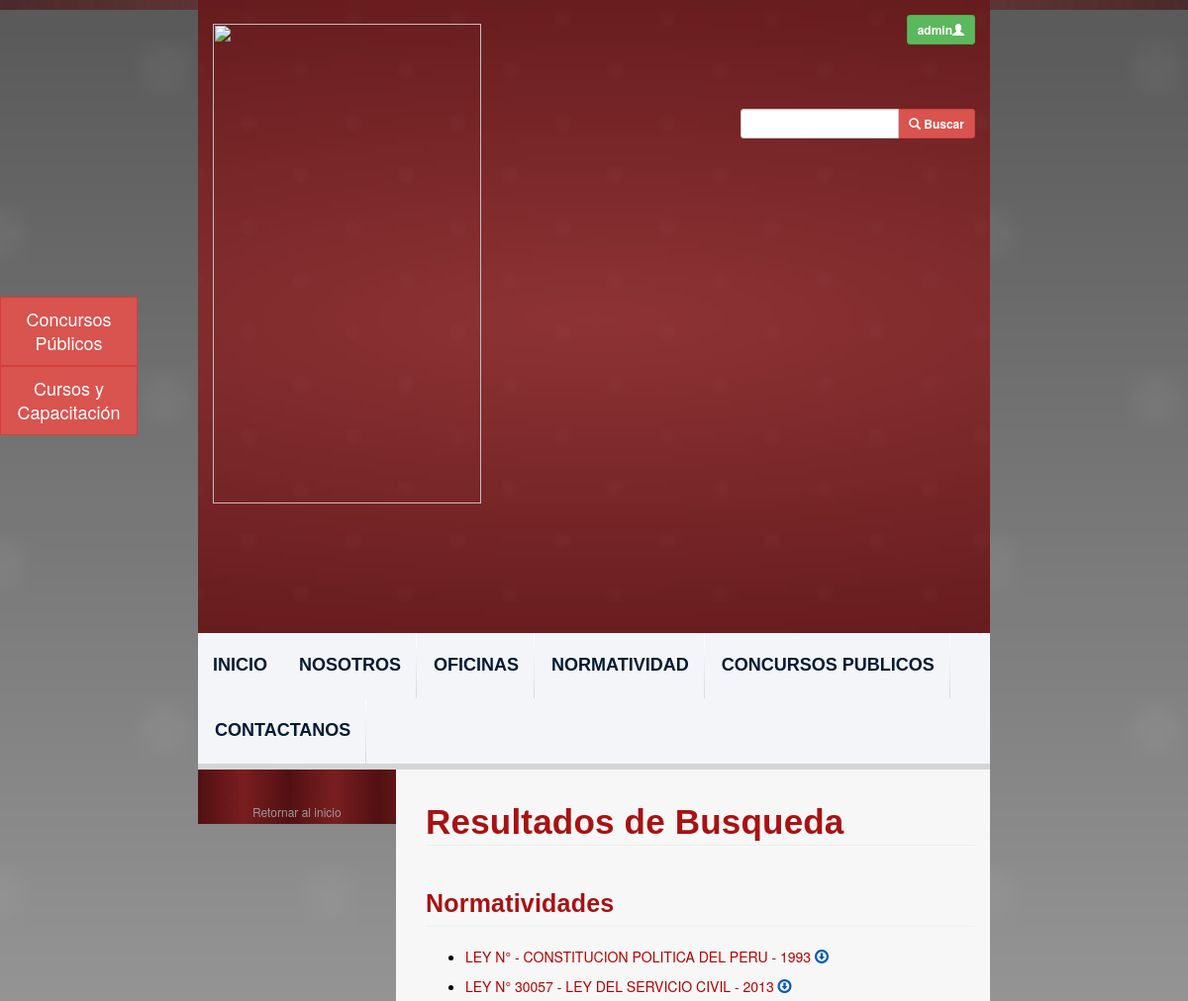
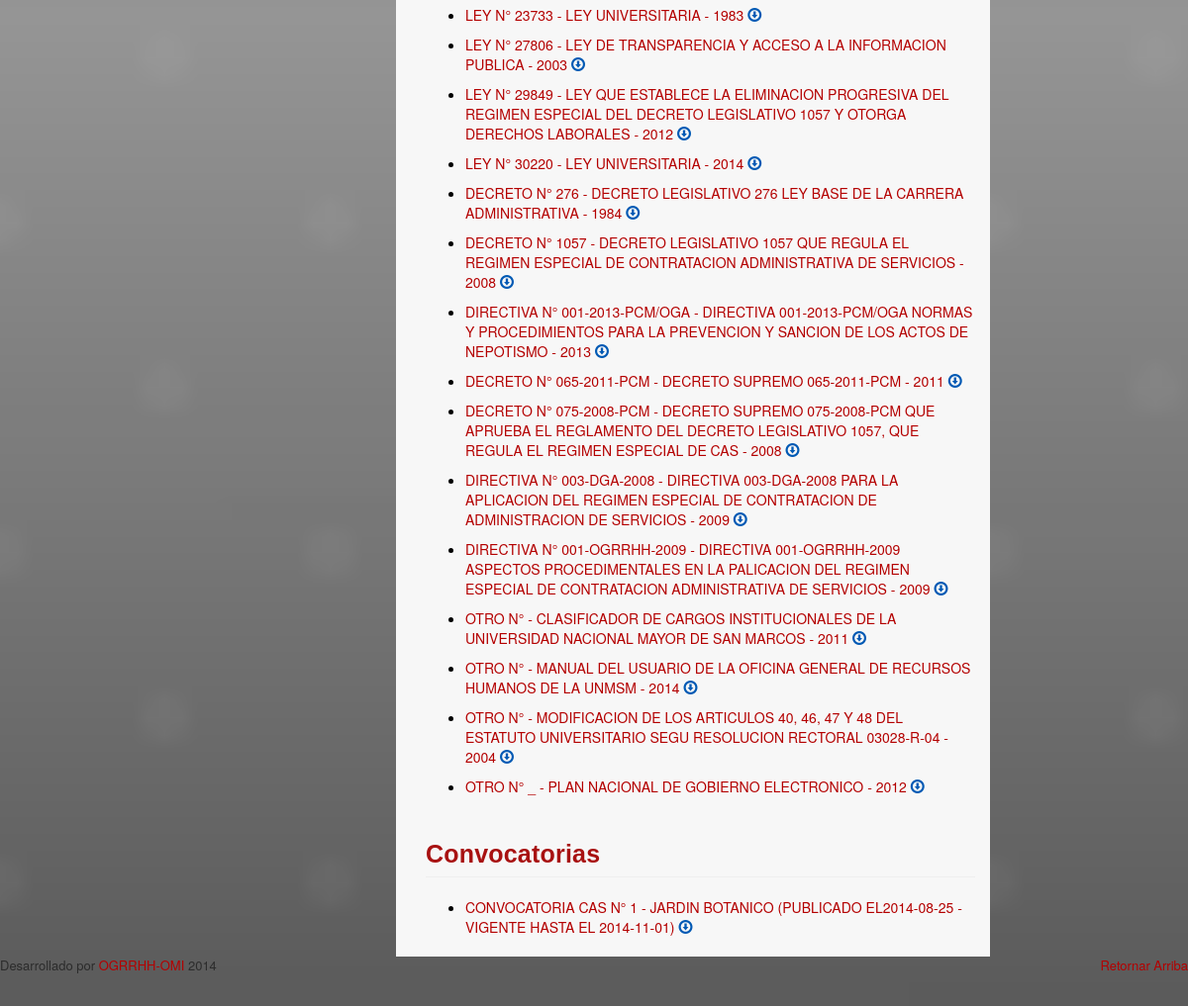
Page /search-results.php (signed in) on the committed database (2 pictures, top to bottom).
### tables this page shows
CREATE TABLE `legislations` (
  `id` int(11) NOT NULL AUTO_INCREMENT,
  `name` varchar(500) NOT NULL,
  `number` varchar(45) NOT NULL,
  `description` varchar(500) DEFAULT NULL,
  `publication_date` date NOT NULL,
  `file_path` varchar(500) NOT NULL,
  `user_id` int(11) NOT NULL,
  `legislation_type_id` int(11) NOT NULL,
  `office_id` int(11) NOT NULL,
  `update_date` date NOT NULL,
  PRIMARY KEY (`id`)
);

CREATE TABLE `legislation_types` (
  `id` int(11) NOT NULL AUTO_INCREMENT,
  `name` varchar(100) NOT NULL,
  PRIMARY KEY (`id`)
);

CREATE TABLE `convocatories` (
  `id` int(11) NOT NULL AUTO_INCREMENT,
  `convocatory_type_id` int(11) NOT NULL,
  `dependency_id` int(11) NOT NULL,
  `number` int(11) NOT NULL,
  `title` varchar(500) NOT NULL,
  `life_date` date NOT NULL,
  `file_path` varchar(500) NOT NULL,
  `user_id` int(11) NOT NULL,
  `office_id` int(11) NOT NULL,
  `update_date` date NOT NULL,
  PRIMARY KEY (`id`)
);

CREATE TABLE `convocatory_types` (
  `id` int(11) NOT NULL AUTO_INCREMENT,
  `name` varchar(300) NOT NULL,
  PRIMARY KEY (`id`)
);

### php_files/ConnectionManager.php (called while the page is built, shortened)
<?php
class ConnectionManager{
	public $hostName = "localhost";
	public $userName = "root";
	public $password = "root";
	public $database = "ogrrhhwebsitedb";
	public $connection;
	public function createConnection(){
		$this->connection =  mysql_connect ( $this->hostName, $this->userName, $this->password );
	}
	public function selectDatabase(){
		return mysql_select_db ($this->database, $this->connection );
	}
	public function doQuery($query){
		$result = mysql_query ( $query, $this->connection );
		return $result;
	}
	public function closeConnection(){
		return mysql_close ($this->connection);
	}
}
?>

### php_files/LegislationDAO.php (called while the page is built, shortened)
<?php
include 'ConnectionManager.php';
class LegislationDAO {
	public function selectByName($searchString) {
		$query = 	"SELECT l.*, lt.name as legislation_type_name, YEAR(l.publication_date) AS publication_year FROM legislations l
					INNER JOIN legislation_types lt on l.legislation_type_id = lt.id
					WHERE l.name like '%" . $searchString . "%'
					OR lt.name like  '%" . $searchString . "%';";
		$connectionManager = new ConnectionManager ();
		$result = $connectionManager->doQuery ( $query );
		return $result;
	}
	public function selectByNameConvocatory($searchString) {
		$query = 	"SELECT c.*, ct.name AS convocatory_type_name
					FROM convocatories c
					INNER JOIN convocatory_types ct on c.convocatory_type_id = ct.id
					WHERE trim(ucase(c.title)) like '%" . $searchString . "%'
					OR  trim(ucase(ct.name)) like '%" . $searchString . "%'
					ORDER BY c.update_date ASC;";
		$connectionManager = new ConnectionManager ();
		$result = $connectionManager->doQuery ( $query );
		return $result;
	}
}
?>

### search-results.php (the view, shortened to what this page needs)
<?php
include 'php_files/LegislationDAO.php';
$legislationDAO = new LegislationDAO ();
$searchString = $_GET ["searchString"];
$queryResultLegislation = $legislationDAO->selectByName ( $searchString );
$queryResultConvocatory = $legislationDAO->selectByNameConvocatory ( $searchString );
?>
<html lang="es_PE">
<?php include('webframes/resources.php');?>
<body class="body-style">
	<div class="container-fluid">
		<div class="row background-image-style">
			<div class="col-md-8">
			<?php include('webframes/header.php');?>
			<div id="content-div" class="row">
				<?php include('webframes/left-navbar.php');?>
					<div class="col-md-9 text-content-style">
						<h1 id="mision-and-goals"
							class="font-style-medium-title-dark page-header ">Resultados de
							Busqueda</h1>
						<div class="row">
							<div class="col-md-12">
								<h1 id="mision-and-goals"
									class="font-style-short-title-dark page-header ">Normatividades</h1>
								<ul>
									<?php
									while ( $row = mysql_fetch_assoc ( $queryResultLegislation ) ) {
										print ("<li class='download-link'><a class='upper-case-link' href='view-legislation.php?id=".$row ['id']."'>"
								. $row ['legislation_type_name'] . " N° " . $row ['number'] . " - ". $row ['name'] . " - " . $row ['publication_year'] .
								"</a><div class='download-link-message' data-toggle='tooltip' title='' data-original-title='Descargar'>
								<a class='blue-link-style ' href='" . Constants::ogrrhhFTPUrl . $row ['file_path'] . "' target='_blank'>
								<span class='glyphicon glyphicon-download'></span></a></div></li>") ;
									}
									?>
								</ul>
								<h1 id="mision-and-goals"
									class="font-style-short-title-dark page-header ">Convocatorias</h1>
								<ul>
									<?php
									while ( $row = mysql_fetch_assoc ( $queryResultConvocatory ) ) {
										print ("<li class='download-link'><a class='upper-case-link' href='view-legislation.php?id=".$row ['id']."'>Convocatoria "
											. $row ['convocatory_type_name'] . " N° " . $row ['number'] . " - " . $row ['title'] . "
		 									(Publicado el" . $row ['update_date'] . " - Vigente hasta el " . $row ['life_date'] . ")</a>
											<a class='blue-link-style ' href='" . Constants::ogrrhhFTPUrl . $row ['file_path'] . "' target='_blank'>
											<span class='glyphicon glyphicon-download'></span></a></div></li>") ;
									}
									?>
							</div>
						</div>
					</div>
				</div>
			<?php include('webframes/footer.php');?>
		</div>
		</div>
</body>
</html>

### resources/css/carousel.css (style rules this page uses)
body { padding-bottom: 40px; color: #5a5a5a; }

### resources/css/ogrrhh-website.css (style rules this page uses)
.body-style { padding-bottom: 0px; color: black; }
.background-image-style { background: url('../pages-styles/website-background.fw.png') no-repeat; -webkit-background-size: cover; -moz-background-size: cover; -o-background-size: cover; background-size: 100% 100%; }
.font-style-medium-title-dark { font-family: "Lucida Grande", "Lucida Sans Unicode", "Lucida Sans", Geneva, Verdana, sans-serif; color: #A81212; font-size: 35; padding: 5; font-weight: bold; letter-spacing: 0.2px; line-height: 36pX; padding-left: 0px; }
.blue-link-style { color: #0059B4; text-decoration: none; }
.download-link-message { display: inline; }
.text-content-style { background-color: #F7F7F7; padding-left: 30px; padding-top: 15px; min-height: 600px; }
.font-style-short-title-dark { font-family: "Lucida Grande", "Lucida Sans Unicode", "Lucida Sans", Geneva, Verdana, sans-serif; color: #A81212; font-size: 25; padding: 5; font-weight: bold; letter-spacing: 0.2px; line-height: 36pX; padding-left: 0px; }
.upper-case-link { text-transform: uppercase; }
.download-link { padding-bottom: 10px; }

### rows in the picture
legislations: legislation_type.name "LEY", name "CONSTITUCION POLITICA DEL PERU", publication_year "1993"
legislations: legislation_type.name "LEY", number "30057", name "LEY DEL SERVICIO CIVIL", publication_year "2013"
legislations: legislation_type.name "LEY", number "23733", name "LEY UNIVERSITARIA", publication_year "1983"
legislations: legislation_type.name "LEY", number "27806", name "LEY DE TRANSPARENCIA Y ACCESO A LA INFORMACION PUBLICA", publication_year "2003"
legislations: legislation_type.name "LEY", number "29849", name "LEY QUE ESTABLECE LA ELIMINACION PROGRESIVA DEL REGIMEN ESPECIAL DEL DECRETO LEGISLATIVO 1057 Y OTORGA DERECHOS LABORALES", publication_year "2012"
legislations: legislation_type.name "LEY", number "30220", name "LEY UNIVERSITARIA", publication_year "2014"
legislations: legislation_type.name "DECRETO", number "276", name "DECRETO LEGISLATIVO 276 LEY BASE DE LA CARRERA ADMINISTRATIVA", publication_year "1984"
legislations: legislation_type.name "DECRETO", number "1057", name "DECRETO LEGISLATIVO 1057 QUE REGULA EL REGIMEN ESPECIAL DE CONTRATACION ADMINISTRATIVA DE SERVICIOS", publication_year "2008"
legislations: legislation_type.name "DIRECTIVA", number "001-2013-PCM/OGA", name "DIRECTIVA 001-2013-PCM/OGA NORMAS Y PROCEDIMIENTOS PARA LA PREVENCION Y SANCION DE LOS ACTOS DE NEPOTISMO", publication_year "2013"
legislations: legislation_type.name "DECRETO", number "065-2011-PCM", name "DECRETO SUPREMO 065-2011-PCM", publication_year "2011"
legislations: legislation_type.name "DECRETO", number "075-2008-PCM", name "DECRETO SUPREMO 075-2008-PCM QUE APRUEBA EL REGLAMENTO DEL DECRETO LEGISLATIVO 1057, QUE REGULA EL REGIMEN ESPECIAL DE CAS", publication_year "2008"
legislations: legislation_type.name "DIRECTIVA", number "003-DGA-2008", name "DIRECTIVA 003-DGA-2008 PARA LA APLICACION DEL REGIMEN ESPECIAL DE CONTRATACION DE ADMINISTRACION DE SERVICIOS", publication_year "2009"
legislations: legislation_type.name "DIRECTIVA", number "001-OGRRHH-2009", name "DIRECTIVA 001-OGRRHH-2009 ASPECTOS PROCEDIMENTALES EN LA PALICACION DEL REGIMEN ESPECIAL DE CONTRATACION ADMINISTRATIVA DE SERVICIOS", publication_year "2009"
legislations: legislation_type.name "OTRO", name "CLASIFICADOR DE CARGOS INSTITUCIONALES DE LA UNIVERSIDAD NACIONAL MAYOR DE SAN MARCOS", publication_year "2011"
legislations: legislation_type.name "OTRO", name "MANUAL DEL USUARIO DE LA OFICINA GENERAL DE RECURSOS HUMANOS DE LA UNMSM", publication_year "2014"
legislations: legislation_type.name "OTRO", name "MODIFICACION DE LOS ARTICULOS 40, 46, 47 Y 48 DEL ESTATUTO UNIVERSITARIO SEGU RESOLUCION RECTORAL 03028-R-04", publication_year "2004"
legislations: legislation_type.name "OTRO", number "_", name "PLAN NACIONAL DE GOBIERNO ELECTRONICO", publication_year "2012"
convocatories: convocatory_type.name "CAS", number "1", title "JARDIN BOTANICO", update_date "2014-08-25", life_date "2014-11-01"
